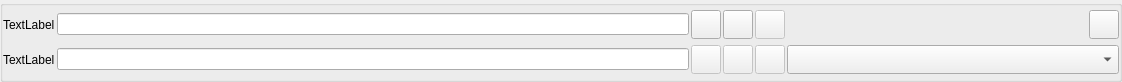
<?xml version="1.0" encoding="UTF-8"?>
<ui version="4.0">
 <class>GroupBox</class>
 <widget class="QGroupBox" name="GroupBox">
  <property name="geometry">
   <rect>
    <x>0</x>
    <y>0</y>
    <width>1122</width>
    <height>82</height>
   </rect>
  </property>
  <property name="windowTitle">
   <string>GroupBox</string>
  </property>
  <layout class="QGridLayout" name="gridLayout">
   <property name="leftMargin">
    <number>0</number>
   </property>
   <property name="topMargin">
    <number>0</number>
   </property>
   <property name="rightMargin">
    <number>0</number>
   </property>
   <property name="bottomMargin">
    <number>0</number>
   </property>
   <property name="spacing">
    <number>2</number>
   </property>
   <item row="0" column="1">
    <widget class="KLineEdit" name="search_line_edit">
     <property name="showClearButton" stdset="0">
      <bool>true</bool>
     </property>
    </widget>
   </item>
   <item row="1" column="1">
    <widget class="KLineEdit" name="replace_line_edit">
     <property name="showClearButton" stdset="0">
      <bool>true</bool>
     </property>
    </widget>
   </item>
   <item row="1" column="0">
    <widget class="QLabel" name="replace_label">
     <property name="text">
      <string>TextLabel</string>
     </property>
    </widget>
   </item>
   <item row="1" column="4">
    <widget class="QToolButton" name="next_match_button">
     <property name="enabled">
      <bool>false</bool>
     </property>
     <property name="text">
      <string/>
     </property>
     <property name="icon">
      <iconset theme="arrow-down"/>
     </property>
     <property name="iconSize">
      <size>
       <width>22</width>
       <height>22</height>
      </size>
     </property>
    </widget>
   </item>
   <item row="0" column="0">
    <widget class="QLabel" name="search_label">
     <property name="text">
      <string>TextLabel</string>
     </property>
    </widget>
   </item>
   <item row="1" column="3">
    <widget class="QToolButton" name="replace_all_button">
     <property name="enabled">
      <bool>false</bool>
     </property>
     <property name="text">
      <string/>
     </property>
     <property name="icon">
      <iconset theme="document-replace">
       <normaloff>../../../../</normaloff>../../../../</iconset>
     </property>
     <property name="iconSize">
      <size>
       <width>22</width>
       <height>22</height>
      </size>
     </property>
    </widget>
   </item>
   <item row="1" column="2">
    <widget class="QToolButton" name="replace_button">
     <property name="enabled">
      <bool>false</bool>
     </property>
     <property name="text">
      <string/>
     </property>
     <property name="icon">
      <iconset theme="edit-find-replace">
       <normaloff>../../../../</normaloff>../../../../</iconset>
     </property>
     <property name="iconSize">
      <size>
       <width>22</width>
       <height>22</height>
      </size>
     </property>
    </widget>
   </item>
   <item row="0" column="4">
    <widget class="QToolButton" name="prev_match_button">
     <property name="enabled">
      <bool>false</bool>
     </property>
     <property name="text">
      <string/>
     </property>
     <property name="icon">
      <iconset theme="arrow-up"/>
     </property>
     <property name="iconSize">
      <size>
       <width>22</width>
       <height>22</height>
      </size>
     </property>
    </widget>
   </item>
   <item row="0" column="7">
    <widget class="QLabel" name="matches_label">
     <property name="minimumSize">
      <size>
       <width>300</width>
       <height>0</height>
      </size>
     </property>
     <property name="text">
      <string/>
     </property>
    </widget>
   </item>
   <item row="0" column="3">
    <widget class="QToolButton" name="case_sensitive_button">
     <property name="text">
      <string/>
     </property>
     <property name="icon">
      <iconset theme="format-text-uppercase">
       <normaloff>../../../../</normaloff>../../../../</iconset>
     </property>
     <property name="iconSize">
      <size>
       <width>22</width>
       <height>22</height>
      </size>
     </property>
     <property name="checkable">
      <bool>true</bool>
     </property>
    </widget>
   </item>
   <item row="0" column="2">
    <widget class="QToolButton" name="search_button">
     <property name="text">
      <string/>
     </property>
     <property name="icon">
      <iconset theme="search">
       <normaloff>../../../../</normaloff>../../../../</iconset>
     </property>
     <property name="iconSize">
      <size>
       <width>22</width>
       <height>22</height>
      </size>
     </property>
    </widget>
   </item>
   <item row="0" column="8">
    <widget class="QToolButton" name="close_button">
     <property name="text">
      <string/>
     </property>
     <property name="icon">
      <iconset theme="tab-close">
       <normaloff>../../../../</normaloff>../../../../</iconset>
     </property>
     <property name="iconSize">
      <size>
       <width>22</width>
       <height>22</height>
      </size>
     </property>
    </widget>
   </item>
   <item row="1" column="7" colspan="2">
    <widget class="QComboBox" name="column_combobox">
     <property name="sizePolicy">
      <sizepolicy hsizetype="Preferred" vsizetype="Preferred">
       <horstretch>0</horstretch>
       <verstretch>0</verstretch>
      </sizepolicy>
     </property>
    </widget>
   </item>
  </layout>
 </widget>
 <customwidgets>
  <customwidget>
   <class>KLineEdit</class>
   <extends>QLineEdit</extends>
   <header>klineedit.h</header>
  </customwidget>
 </customwidgets>
 <resources/>
 <connections/>
</ui>
